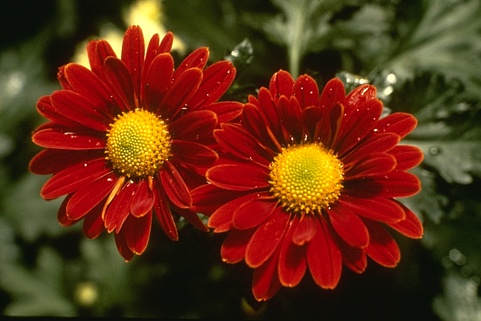
%> input picture 124084.jpg, 481 x 321 px
$ octave --eval "result = LCweights(rgb2gray(imread('124084.jpg')));"   (GNU Octave 9; MATLAB toolbox functions it lacks are replaced by stand-ins)
%> lines starting %> are read from the running program, lines starting %| are printed output that depends on the picture
### LCfeats.m
function Feats =  LCfeats(Iorig)

mm = ones(3)/(3)^2;
rs = 5;

for i=1:size(Iorig,3)
   u = conv2(Iorig(:,:,i), mm, 'same');
   Iorig(:,:,i) = u;
end
%> this loop made 1 pass
%> pass 1, in LCfeats, `u = conv2(Iorig(:,:,i), mm, 'same');`:
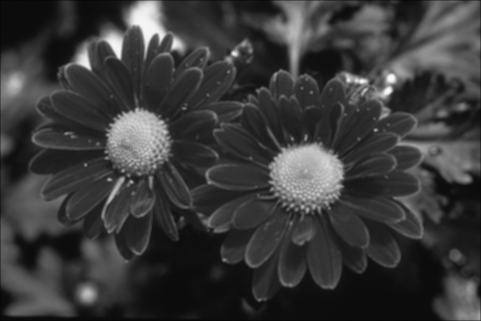
%> u: size 321x481 double; min 5.22, max 250.4, mean 58.8

Feat1 = uint8(applycform(mat2gray(Iorig), makecform('srgb2lab')));
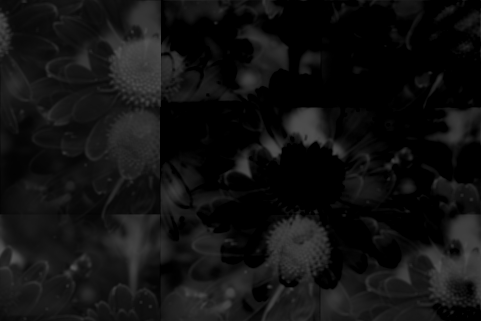
%> Feat1: size 321x481 uint8; min 0, max 86, mean 17.4
Feat2 = Iorig;

SA = rangefilt(Feat1, true(rs));
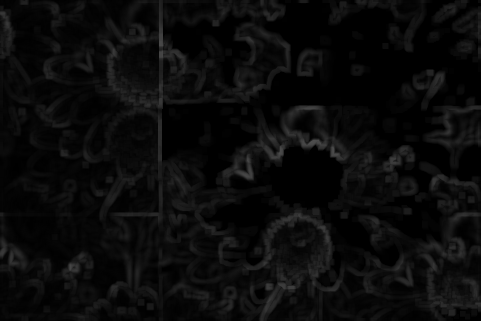
%> SA: size 321x481 uint8; min 0, max 77, mean 10.7

Feats(:,:,1) = imadjust(uint8(SA(:,:,1)));
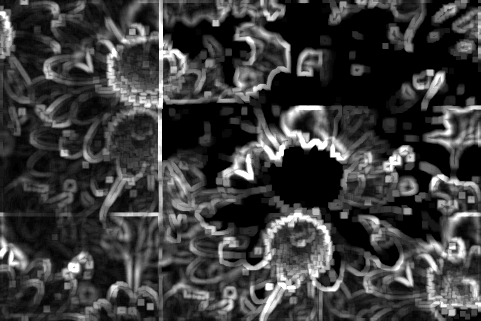
%> Feats: size 321x481 uint8; min 0, max 255, mean 60.1
%> the run ends on the next line
Feats(:,:,2) = imadjust(uint8(SA(:,:,2)));
Feats(:,:,3) = imadjust(uint8(SA(:,:,3)));

SB = rangefilt(Feat2, true(rs));
Feats(:,:,1+end) = imadjust(uint8(SB(:,:,1)));
Feats(:,:,1+end) = imadjust(uint8(SB(:,:,2)));
Feats(:,:,1+end) = imadjust(uint8(SB(:,:,3)));
end

### LCweights.m
function W = LCweights(Iorig)

I = LCfeats(Iorig);

Epsilon = 0.0001;
Beta = 600;
[nRows, nCols, nChannels] = size(I);

Img = zeros(nRows, nCols, nChannels);
Dist_lr_aux = zeros(nRows-1, nCols-1, nChannels);
Dist_rl_aux = zeros(nRows-1, nCols-1, nChannels);

for k=1:nChannels
   Img(:,:,k) = mat2gray(I(:,:,k));
   Dist_lr_aux(:,:,k) = abs(Img(1:end-1,1:end-1,k) - Img(2:end,2:end,k));
   Dist_rl_aux(:,:,k) = abs(Img(1:end-1,2:end,k) - Img(2:end,1:end-1,k));
end

dist_lr = reshape(max(Dist_lr_aux, [], 3), (nRows-1)*(nCols-1), 1);
dist_rl = reshape(max(Dist_rl_aux, [], 3), (nRows-1)*(nCols-1), 1);
dist_ht = reshape(max(abs(diff(Img,1,1)), [], 3), (nRows-1)*nCols, 1);
dist_vt = reshape(max(abs(diff(Img,1,2)), [], 3), nRows*(nCols-1), 1);

dist = [dist_lr; dist_rl; dist_ht; dist_vt];
dist = roundn(exp(-Beta*dist.*dist),-4) + Epsilon;

iaux = transpose(1:nRows*nCols);

ilr = iaux(1:end-nRows);
ilr(nRows:nRows:end) = [];

jlr = ilr + nRows + 1;

irl = ilr + 1;
jrl = jlr - 1;

iht = iaux;
iht(nRows:nRows:end) = [];
jht = iht + 1;

ivt = iaux(1:end-nRows);
jvt = iaux(nRows+1:end);

i = [ilr; irl; iht; ivt];
j = [jlr; jrl; jht; jvt];

W = sparse([i; j], [j; i], [dist; dist], nRows*nCols, nRows*nCols, 2*numel(i));
end
